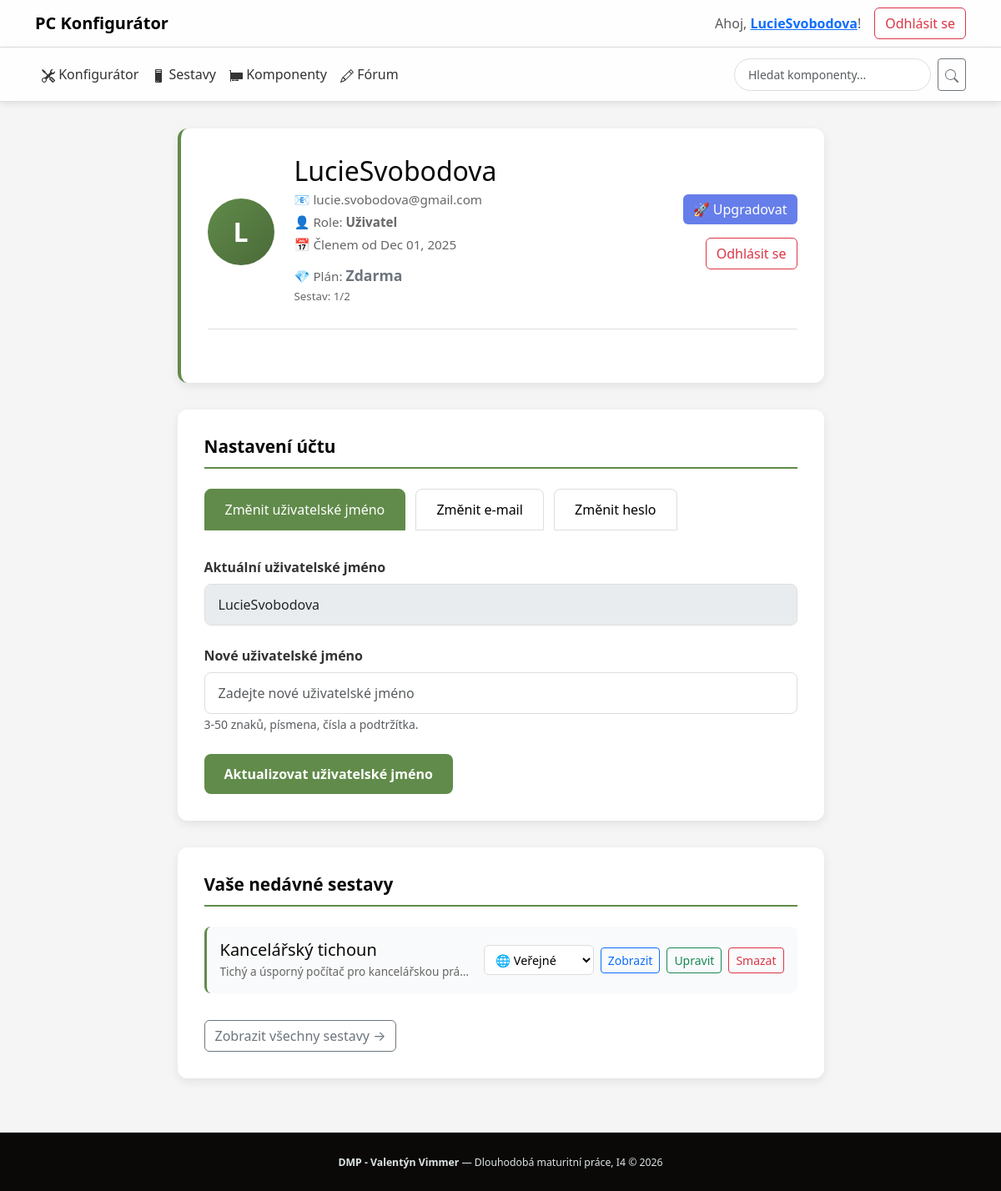
The page /public/dashboard.php (signed in) on the database its author committed.
### tables this page shows
CREATE TABLE `users` (
  `id` int(10) UNSIGNED NOT NULL,
  `username` varchar(255) NOT NULL,
  `email` varchar(255) NOT NULL,
  `email_verified` tinyint(1) NOT NULL DEFAULT 0,
  `verification_token` varchar(255) DEFAULT NULL,
  `verification_token_expires` datetime DEFAULT NULL,
  `password_reset_token` varchar(255) DEFAULT NULL,
  `password_reset_token_expires` datetime DEFAULT NULL,
  `password` varchar(255) NOT NULL,
  `subscription` tinyint(3) NOT NULL,
  `roleId` int(10) UNSIGNED NOT NULL,
  `is_banned` tinyint(1) DEFAULT 0,
  `bannedAt` timestamp NULL DEFAULT NULL,
  `banReason` text DEFAULT NULL,
  `bannedBy` int(10) UNSIGNED DEFAULT NULL,
  `createdAt` timestamp NOT NULL DEFAULT current_timestamp(),
  `updatedAt` timestamp NULL DEFAULT current_timestamp()
);

CREATE TABLE `builds` (
  `id` int(10) UNSIGNED NOT NULL,
  `userId` int(10) UNSIGNED NOT NULL,
  `name` varchar(255) NOT NULL,
  `description` text DEFAULT NULL,
  `image_path` varchar(255) DEFAULT NULL,
  `image_mime_type` varchar(50) DEFAULT NULL,
  `image_uploaded_at` timestamp NULL DEFAULT NULL,
  `isPublic` tinyint(1) DEFAULT NULL,
  `createdAt` timestamp NOT NULL DEFAULT current_timestamp(),
  `updatedAt` timestamp NULL DEFAULT current_timestamp()
);

### public/dashboard.php (the view, shortened to what this page needs)
<?php
require_once __DIR__ . '/../db/connection.php';
$userId = $_SESSION['user_id'];
$roleId = $_SESSION['roleId'] ?? 1;
$stmt = $pdo->prepare("SELECT id, username, email, password, subscription, createdAt FROM users WHERE id = ?");
$stmt->execute([$userId]);
$user = $stmt->fetch(PDO::FETCH_ASSOC);
$stmt = $pdo->prepare("SELECT id, name, description, isPublic, createdAt FROM builds WHERE userId = ? ORDER BY createdAt DESC LIMIT 5");
$stmt->execute([$userId]);
$recentBuilds = $stmt->fetchAll(PDO::FETCH_ASSOC);
$roles = [1 => 'Uživatel', 2 => 'Admin', 3 => 'Moderátor'];
$roleName = $roles[$roleId] ?? 'Neznámá role';
?>
<!DOCTYPE html>
<html lang="cs">
<head>
    <link href="https://cdn.jsdelivr.net/npm/bootstrap@5.3.3/dist/css/bootstrap.min.css" rel="stylesheet">
    <link rel="stylesheet" href="/dmp/assets/css/style.css">
</head>
<body>
<?php include_once __DIR__ . '/../includes/navbar.php'; ?>
<div class="dashboard-container">
    <div class="profile-card">
        <div class="profile-header">
            <div style="display: flex; align-items: center;">
                <div class="profile-avatar"><?= strtoupper(substr($user['username'] ?? 'U', 0, 1)) ?></div>
                <div class="profile-info">
                    <h2><?= htmlspecialchars($user['username'] ?? '') ?></h2>
                    <p>📧 <?= htmlspecialchars($user['email'] ?? '') ?></p>
                    <p>👤 Role: <strong><?= htmlspecialchars($roleName) ?></strong></p>
                    <p>📅 Členem od <?= date('M d, Y', strtotime($user['createdAt'] ?? 'now')) ?></p>
                    <?php
                    $subscription = (int)($user['subscription'] ?? 1);
                    $tierNames = [1 => 'Zdarma', 2 => 'Pro', 3 => 'Premium'];
                    $tierName = $tierNames[$subscription] ?? 'Zdarma';
                    $tierColors = [1 => '#6c757d', 2 => '#667eea', 3 => '#ffc107'];
                    $tierColor = $tierColors[$subscription] ?? '#6c757d';
                    $buildStmt = $pdo->prepare('SELECT COUNT(*) as cnt FROM builds WHERE userId = ?');
                    $buildStmt->execute([$userId]);
                    $buildCount = (int)($buildStmt->fetch(PDO::FETCH_ASSOC)['cnt'] ?? 0);
                    $limits = [1 => 2, 2 => 6, 3 => 999999];
                    $limit = $limits[$subscription] ?? 2;
                    ?>
                    <p style="margin-top: 0.75rem;">
                        💎 Plán: <strong style="color: <?= $tierColor ?>; font-size: 1.1rem;"><?= htmlspecialchars($tierName) ?></strong>
                        <br><small style="color: #666;">Sestav: <?= $buildCount ?>/<?= $limit === 999999 ? '∞' : $limit ?></small>
                    </p>
                </div>
            </div>
            <div style="text-align: right;">
                <a href="/dmp/public/upgrade.php" class="btn btn-primary" style="margin-bottom: 1rem; background: #667eea; border: none;">🚀 Upgradovat</a>
                <br>
                <a href="/dmp/public/logout.php" class="btn btn-outline-danger">Odhlásit se</a>
            </div>
        </div>
    </div>
    <div class="section-card">
        <h3 class="section-title">Nastavení účtu</h3>
        <div class="tab-container">
            <button class="tab-button active" onclick="switchTab('edit-username')">Změnit uživatelské jméno</button>
            <button class="tab-button" onclick="switchTab('edit-email')">Změnit e-mail</button>
            <button class="tab-button" onclick="switchTab('change-password')">Změnit heslo</button>
        </div>
        <div id="edit-username" class="tab-content active">
            <form method="POST">
                <div class="form-group">
                    <label class="form-label">Aktuální uživatelské jméno</label>
                    <input type="text" class="form-control" value="<?= htmlspecialchars($user['username'] ?? '') ?>" disabled>
                </div>
                <div class="form-group">
                    <label for="new_username" class="form-label">Nové uživatelské jméno</label>
                    <input type="text" id="new_username" name="new_username" class="form-control" placeholder="Zadejte nové uživatelské jméno" required>
                    <small class="text-muted">3-50 znaků, písmena, čísla a podtržítka.</small>
                </div>
                <button type="submit" class="btn btn-update">Aktualizovat uživatelské jméno</button>
            </form>
        </div>
    </div>
    <div class="section-card">
        <h3 class="section-title">Vaše nedávné sestavy</h3>
        <?php if (empty($recentBuilds)): ?>
            <p class="text-muted text-center py-5">
                Žádné sestavy zatím. <a href="/dmp/public/configurator.php" class="text-decoration-none">Začněte sestavovat nyní!</a>
            </p>
        <?php else: ?>
            <?php foreach ($recentBuilds as $build): ?>
                <div class="build-item">
                    <div class="build-info">
                        <h5><?= htmlspecialchars($build['name']) ?></h5>
                        <p style="margin: 0; color: #666; white-space: nowrap; overflow: hidden; text-overflow: ellipsis; max-width: 300px;"><?= htmlspecialchars($build['description'] ?? 'Žádný popis') ?></p>
                    </div>
                    <div style="display: flex; gap: 0.5rem; align-items: center; flex-wrap: wrap;">
                        <form method="POST" style="display: flex; align-items: center; gap: 0.5rem;">
                            <select name="is_public" class="visibility-select" onchange="this.form.submit()">
                                <option value="1" <?= $build['isPublic'] ? 'selected' : '' ?>>🌐 Veřejné</option>
                            </select>
                        </form>
                        <a href="/dmp/public/build.php?id=<?= $build['id'] ?>" class="btn btn-sm btn-outline-primary">Zobrazit</a>
                        <a href="/dmp/public/build_edit.php?id=<?= $build['id'] ?>" class="btn btn-sm btn-outline-success">Upravit</a>
                        <button type="button" class="btn btn-sm btn-outline-danger" onclick="deleteBuild(<?= $build['id'] ?>, '<?= htmlspecialchars($build['name']) ?>')">Smazat</button>
                    </div>
                </div>
            <?php endforeach; ?>
        <?php endif; ?>
        <a href="/dmp/public/builds.php" class="btn btn-outline-secondary mt-3">Zobrazit všechny sestavy →</a>
    </div>
</div>
<?php include_once(__DIR__ . '/../includes/footer.php'); ?>
</body>
</html>

### assets/css/style.css (style rules this page uses)
body { background-color: #f9fafb; color: #0A0908; font-family: system-ui, -apple-system, BlinkMacSystemFont, "Segoe UI", sans-serif; display: flex; flex-direction: column; }
html { height: 100%; }
body { min-height: 100vh; }
body > *:not(footer) { flex: 0 0 auto; }
.btn-primary { --bs-btn-bg: #618B4A; --bs-btn-border-color: #618B4A; --bs-btn-hover-bg: #618B4A; --bs-btn-hover-border-color: #618B4A; --bs-btn-active-bg: #618B4A; --bs-btn-active-border-color: #618B4A; }

### public/dashboard.php (style rules this page uses)
body { background: #f5f5f5; min-height: 100vh; }
.dashboard-container { max-width: 1000px; margin: 2rem auto; padding: 0 1rem; }
.profile-card { background: white; border-radius: 12px; box-shadow: 0 4px 12px rgba(0, 0, 0, 0.08); padding: 2rem; margin-bottom: 2rem; border-left: 4px solid #618B4A; }
.profile-header { display: flex; justify-content: space-between; align-items: center; margin-bottom: 2rem; border-bottom: 1px solid #e0e0e0; padding-bottom: 1.5rem; }
.profile-avatar { width: 80px; height: 80px; border-radius: 50%; background: linear-gradient(135deg, #618B4A, #4a6a38); display: flex; align-items: center; justify-content: center; color: white; font-size: 2rem; font-weight: bold; margin-right: 1.5rem; }
.profile-info h2 { margin: 0; color: #0a0908; }
.profile-info p { margin: 0.25rem 0; color: #666; font-size: 0.95rem; }
.section-card { background: white; border-radius: 12px; box-shadow: 0 4px 12px rgba(0, 0, 0, 0.08); padding: 2rem; margin-bottom: 2rem; }
.section-title { font-size: 1.3rem; font-weight: 600; color: #0a0908; margin-bottom: 1.5rem; border-bottom: 2px solid #618B4A; padding-bottom: 0.75rem; }
.form-group { margin-bottom: 1.5rem; }
.form-label { font-weight: 600; color: #333; margin-bottom: 0.5rem; }
.form-control { border: 1px solid #ddd; border-radius: 8px; padding: 0.75rem 1rem; transition: border-color 0.3s ease; }
.btn-update { background: #618B4A; color: white; border: none; border-radius: 8px; padding: 0.75rem 1.5rem; font-weight: 600; transition: background 0.3s ease; }
.build-item { background: #f9fafb; border-radius: 8px; padding: 1rem; margin-bottom: 1rem; display: flex; justify-content: space-between; align-items: center; border-left: 3px solid #618B4A; gap: 1rem; }
.visibility-select { padding: 0.4rem 0.6rem; border-radius: 6px; border: 1px solid #ddd; background: white; cursor: pointer; font-size: 0.9rem; transition: border-color 0.2s ease; }
.build-info h5 { margin: 0 0 0.25rem 0; color: #0a0908; }
.build-info p { margin: 0; font-size: 0.85rem; color: #666; }
.tab-content { display: none; }
.tab-content.active { display: block; }
.tab-button { background: white; border: 1px solid #ddd; padding: 0.75rem 1.5rem; border-radius: 8px 8px 0 0; cursor: pointer; margin-right: 0.5rem; transition: all 0.3s ease; }
.tab-button.active { background: #618B4A; color: white; border-color: #618B4A; }
.tab-container { margin-bottom: 2rem; }

### rows shown on the page
users: username "L", username "LucieSvobodova", email "lucie.svobodova@gmail.com", createdAt "Dec 01, 2025", subscription "Zdarma", subscription "2"
builds: name "Kancelářský tichoun", description "Tichý a úsporný počítač pro kancelářskou prá…", is_public "🌐 Veřejné"

### other values the page prints
$username "LucieSvobodova"
$roleName "Uživatel"
$buildCount "1"
